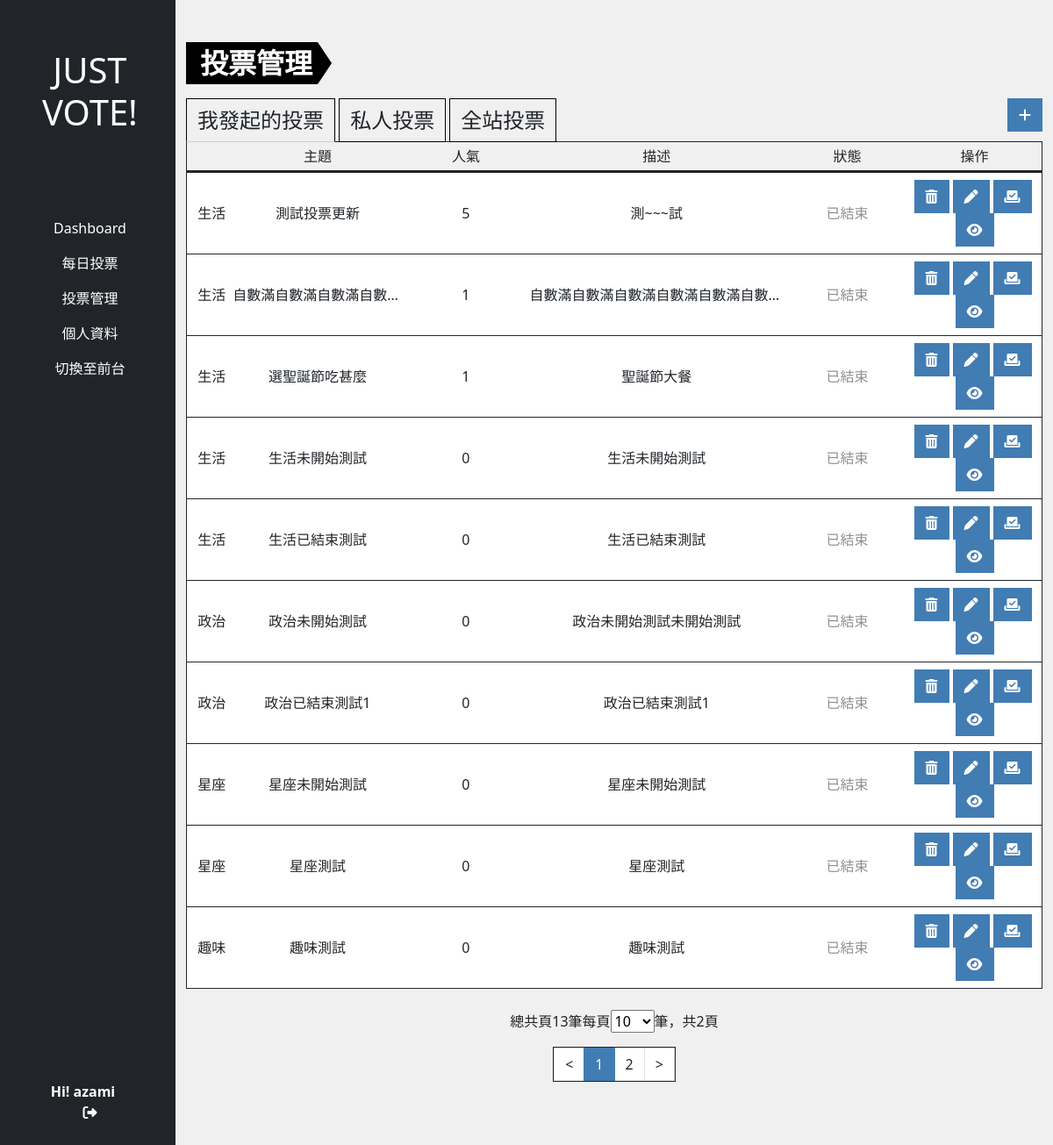
/admin.php?do=admin_survey (signed in), run on an earlier commit of the app's database.
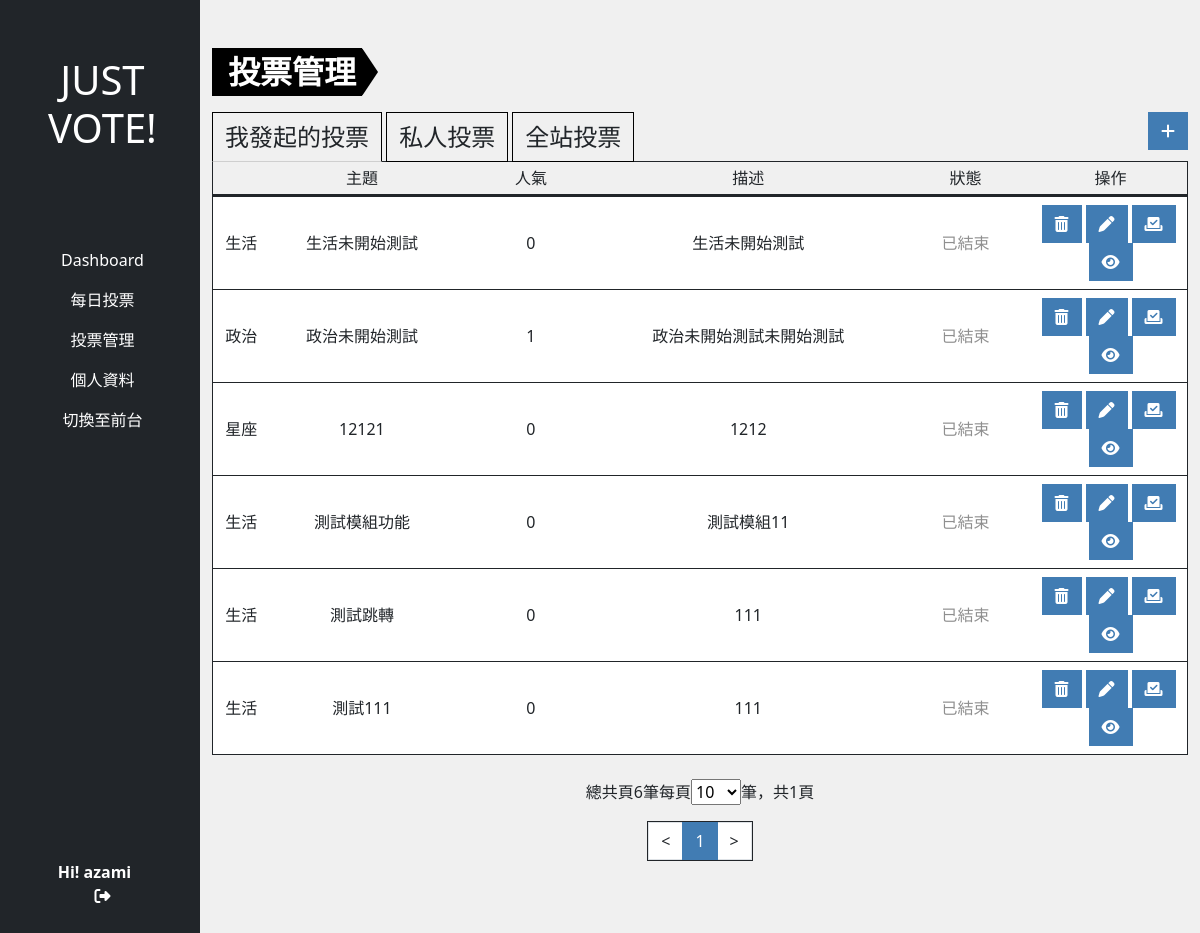
And on a later commit of the database.
### tables this page shows
CREATE TABLE `projectvote_subject_users` (
  `id` int(10) UNSIGNED NOT NULL,
  `subject_id` int(10) UNSIGNED NOT NULL,
  `account` varchar(128) NOT NULL,
  `auth` tinyint(3) UNSIGNED NOT NULL DEFAULT 0 COMMENT '權限\r\n0=owner\r\n1=member'
);

CREATE TABLE `projectvote_subject` (
  `id` int(10) UNSIGNED NOT NULL,
  `title` varchar(64) NOT NULL COMMENT '投票主題',
  `description` text DEFAULT NULL COMMENT '描述',
  `type` tinyint(3) UNSIGNED NOT NULL DEFAULT 0 COMMENT '投票類型',
  `vote` int(10) NOT NULL DEFAULT 0 COMMENT '被投票次數',
  `private` tinyint(1) NOT NULL DEFAULT 0 COMMENT '是否為私人投票',
  `category_id` int(10) UNSIGNED NOT NULL,
  `start_time` timestamp NOT NULL DEFAULT current_timestamp() COMMENT '開始時間',
  `end_time` timestamp NULL DEFAULT NULL COMMENT '結束時間',
  `created_at` timestamp NOT NULL DEFAULT current_timestamp(),
  `update_at` timestamp NOT NULL DEFAULT current_timestamp() ON UPDATE current_timestamp(),
  `check_num` int(10) UNSIGNED NOT NULL
);

CREATE TABLE `projectvote_subject_category` (
  `id` int(10) UNSIGNED NOT NULL,
  `category` varchar(32) NOT NULL
);

### db/base.php (called while the page is built, shortened)
<?php
$db = "mysql:local=localhost;charset=utf8;dbname=vote;";
$pdo = new PDO($db,"root","");
function all($table,...$args){
    global $pdo;
    $sql = "SELECT * FROM `$table`";
    if(isset($args[0])){
        if(is_array($args[0])){
            $input = [];
            foreach ($args[0] as $key => $value){
                $input[]="`$key`='$value'";
            }
            $sql = $sql." WHERE ".join(' && ',$input);
        }else{
            $sql = $sql . $args[0];
        }
        if(isset($args[1])){
            $sql = $sql . $args[1];
        }
    }
    return $pdo->query($sql)->fetchAll(PDO::FETCH_ASSOC);
}
function find($table,$id){
    global $pdo;
    $sql = "SELECT * FROM  `$table`";
    if(is_array($id)){
        $input = [];
        foreach($id as $key => $value){
            $input[]="`$key`='$value'";
        }
        $sql = $sql ." WHERE ". join(" && ",$input);
    }else {
        $sql = $sql . "WHERE `id`='$id'";
    }
    return $pdo->query($sql)->fetch(PDO::FETCH_ASSOC);
}
function countSql($table,...$arg){
    global $pdo;
    $sql = "SELECT COUNT(*) FROM `$table`";
    $input=[];
    if(isset($arg[0])){
        if(is_array($arg[0])){
            foreach($arg[0] as $key => $value){
                $input[]="`$key` = '$value'";
            }
            $sql.=" WHERE ".join(" AND ",$input);
        }else{
            $sql.=$arg[0];
        }
    }
    return $pdo->query($sql)->fetchColumn();
}
function replaceInput($action,$str){
    $action=strtolower($action);
    switch($action){
        case 'html':
            return preg_replace(['/</','/>/'], ['《','》'],$str);
        break;
    }
}
?>

### back/admin_survey.php (the view, shortened to what the changed rows need)
<?php
include_once "./db/base.php";
$listSet = $_GET['sheet'];
if($listSet=="own_list"){
  $identity=0;
}else if($listSet=="private_list"){
  $ownList = '';
  $privateList = "active";
  $allList = '';
  $identity=1;
}else{
  $ownList = '';
  $privateList = '';
  $allList = "active";
  $identity='';
}
$pageSetting = $_GET['pageSet']??10;
$pageRange = [10,30,50,100];
$pageActive = 1;
$pageStart = $pageActive - 1;
?>
<div class="d-flex">
<div class="admin container-xxl mt-5 pb-5">
      <main class="pt-3">
  <ul class="list-group list-group-container text-center">
  <?php
  if($identity!=''){
    $surveyList = all('projectvote_subject_users',['account'=>$_SESSION['user']['account'],'auth'=>$identity]," LIMIT $pageStart,$pageSetting");
    $surveyRows = countSql('projectvote_subject_users',['account'=>$_SESSION['user']['account'],'auth'=>$identity]);
  }else{
    $surveyList = all('projectvote_subject_users'," LIMIT $pageStart,$pageSetting");
    $surveyRows = countSql('projectvote_subject_users');
  }
    if(!empty($surveyList)){
      foreach($surveyList as $ownSurvey){
      $surveyDetail =  find('projectvote_subject',['id'=>$ownSurvey['subject_id']]);
      $categoryName= find('projectvote_subject_category',$surveyDetail['category_id'])['category'];
      $title = replaceInput('html',$surveyDetail['title']);
      $description = replaceInput('html',$surveyDetail['description']);
      $now = strtotime("now");
      $startTime = strtotime($surveyDetail['start_time']);
      $endTime = strtotime($surveyDetail['end_time']);
      if($now>$startTime&&$now<$endTime){
        $active = '進行中';
        $activeClass='text-danger';
      }else if($now<$startTime){
        $active = '未開始';
        $activeClass='text-sub';
      }else if($now>$endTime){
        $active = '已結束';
        $activeClass='text-sub';
      }
      ?>
      <li class="list-group-item d-flex align-items-center border-bottom border-1 border-dark px-1">
      <div class="w-5"><?=$categoryName?></div>
      <div class="w-20 text-collapse"><?=$title?></div>
      <div class="w-15"><?=$surveyDetail['vote']?></div>
      <div class="w-30 text-collapse"><?=$description?></div>
      <div class="w-15 <?=$activeClass?>"><?=$active?></div>
      <div class="w-15">
        <?php
        if($identity==0){
          if($active=='未開始'||$active=='已結束'){
            echo "<a href='?do=admin_survey&jsact=del_survey&id={$surveyDetail['id']}' class='btn btn-main me-1'><i class='fa-solid fa-trash-can del-option-btn'></i></a>";
            echo "<a href='?do=edit_survey&id={$surveyDetail['id']}' class='btn btn-main me-1'><i class='fa-solid fa-pen'></i></a>";
          }
          echo "<a href='index.php?do=vote_survey&id={$surveyDetail['id']}' class='btn btn-main me-1' data-bs-container='body' data-bs-toggle='popover' data-bs-placement='top' data-bs-trigger='hover' data-bs-content='至前台投票'><i class='fa-solid fa-check-to-slot'></i></a>";
          echo "<a href='?do=survey_result&id={$surveyDetail['id']}' class='btn btn-main'><i class='fa-solid fa-eye'></i></a>";
        }else if($identity==''){
          if($active=='未開始'||$active=='已結束'){
            echo "<a href='?do=admin_survey&jsact=del_survey&id={$surveyDetail['id']}' class='btn btn-main me-1'><i class='fa-solid fa-trash-can del-option-btn'></i></a>";
            echo "<a href='?do=edit_survey&id={$surveyDetail['id']}' class='btn btn-main me-1'><i class='fa-solid fa-pen'></i></a>";
            echo "<a href='?do=survey_result&id={$surveyDetail['id']}' class='btn btn-main'><i class='fa-solid fa-eye'></i></a>";
          }else{
            echo "<a class='btn btn-main me-1 disable' data-bs-container='body' data-bs-toggle='popover' data-bs-placement='top' data-bs-trigger='hover' data-bs-content='進行中投票無法刪除'><i class='fa-solid fa-trash-can del-option-btn'></i></a>";
            echo "<a href='?do=edit_survey&id={$surveyDetail['id']}' class='btn btn-main me-1'><i class='fa-solid fa-pen'></i></a>";
            echo "<a href='?do=survey_result&id={$surveyDetail['id']}' class='btn btn-main'><i class='fa-solid fa-eye'></i></a>";
          }
        }
      }
        ?>
    </div>
  </li>
    <?php
  }else{
    echo "<li class='list-group-item d-flex align-items-center border-bottom border-1 border-dark'>";
    echo "<div class='w-100'>尚無投票</div>";
    echo "</li>";
  }
  ?>
    </ul>
    <?php
    include "./layout/pagination.php";
    ?>
</div>
</div>
</main>
</div>
</div>

### layout/pagination.php (shortened to what the changed rows need)
  <?php
  if(!empty($surveyList)){
    ?>
<div class="page-control mx-auto w-fit-content py-4">
  <div class="page-list mb-3">
    <?php
    $pages = ceil($surveyRows/$pageSetting);
    echo "總共頁{$surveyRows}筆";
    echo "每頁";
    echo "<select name='pageSet' id='pageSet'>";
    foreach($pageRange as $range){
      if($range==$pageSetting){
        echo "<option value='$range' selected>$range</option>";
      }else{
        echo "<option value='$range'>$range</option>";
      }
    }
    echo "</select>筆，";
    echo "共{$pages}頁";
    ?>
</div>
<div class="pagination w-fit-content mx-auto border border-1 border-dark text-black">
<?php
$prevPage = $pageActive-1;
$nextPage = $pageActive+1;
$preDisable = '';
$nextDisable = '';
if($pages==1){
    $nextPage = $pages;
    $prevPage = $pages;
    $nextDisable = "disable";
    $preDisable = "disable";
}else if($pageActive==1){
    $prevPage = 1;
    $preDisable = "disable";
}else if($pageActive==$pages){
    $nextPage = $pages;
    $nextDisable = "disable";
}
$pagiRange =10;
if($pages>$pagiRange){
    if($pageActive > 5 && $pages-$pageActive>4){
        $pagiStart=$pageActive-4;
        $pagiFirstPage = "<li class='page-item'><a class='page-link text-dark' href='?do={$_GET['do']}&sheet={$_GET['sheet']}&pageSet={$pageSetting}&page=1'>1</a></li>...";
        $pagiLastPage = "...<li class='page-item'><a class='page-link text-dark' href='?do={$_GET['do']}&sheet={$_GET['sheet']}&pageSet={$pageSetting}&page={$pages}'>{$pages}</a></li>";
    }else if($pageActive > 5){
        $pagiStart=$pages-($pagiRange-2);
        $pagiFirstPage = "<li class='page-item'><a class='page-link text-dark' href='?do={$_GET['do']}&sheet={$_GET['sheet']}&pageSet={$pageSetting}&page=1'>1</a></li>...";
        $pagiLastPage = '';
    }else{
        $pagiStart=1;
        $pagiFirstPage = "";
        $pagiLastPage = "...<li class='page-item'><a class='page-link text-dark' href='?do={$_GET['do']}&sheet={$_GET['sheet']}&pageSet={$pageSetting}&page={$pages}'>{$pages}</a></li>";
    }
    $pageEnd = $pagiStart+($pagiRange-2);
}else{
    $pagiStart=1;
    $pageEnd = $pages;
}
$sheet=isset($_GET['sheet'])?"&sheet={$_GET['sheet']}":'';
$category=isset($_GET['category'])?"&category={$_GET['category']}":'';
echo "<li class='page-item $preDisable'><a class='page-link text-dark' href='?do={$_GET['do']}$sheet$category&pageSet={$pageSetting}&page={$prevPage}'><</a></li>";
for($i=$pagiStart;$i<=$pageEnd;$i++){
    if($i==$pageActive){
        echo "<li class='page-item active'><a class='page-link' href='?do={$_GET['do']}$sheet$category&pageSet={$pageSetting}&page={$i}'>{$i}</a></li>";
    }else{
        echo "<li class='page-item'><a class='page-link text-dark' href='?do={$_GET['do']}$sheet$category&pageSet={$pageSetting}&page={$i}'>{$i}</a></li>";
    }
}
echo "<li class='page-item $nextDisable'><a class='page-link text-dark' href='?do={$_GET['do']}$sheet$category&pageSet={$pageSetting}&page={$nextPage}'>></a></li>";
?>
<?php
  }
  ?>

What changed in the data, as far as the page shows it:
removed projectvote_subject_users: projectvote_subject.category_id "生活", projectvote_subject.title "測試投票更新", projectvote_subject.vote "5", projectvote_subject.description "測~~~試", projectvote_subject.end_time "已結束"
removed projectvote_subject_users: projectvote_subject.category_id "生活", projectvote_subject.title "自數滿自數滿自數滿自數…", projectvote_subject.vote "1", projectvote_subject.description "自數滿自數滿自數滿自數滿自數滿自數…", projectvote_subject.end_time "已結束"
removed projectvote_subject_users: projectvote_subject.category_id "生活", projectvote_subject.title "選聖誕節吃甚麼", projectvote_subject.vote "1", projectvote_subject.description "聖誕節大餐", projectvote_subject.end_time "已結束"
removed projectvote_subject_users: projectvote_subject.category_id "生活", projectvote_subject.title "生活已結束測試", projectvote_subject.vote "0", projectvote_subject.description "生活已結束測試", projectvote_subject.end_time "已結束"
removed projectvote_subject_users: projectvote_subject.category_id "政治", projectvote_subject.title "政治已結束測試1", projectvote_subject.vote "0", projectvote_subject.description "政治已結束測試1", projectvote_subject.end_time "已結束"
removed projectvote_subject_users: projectvote_subject.category_id "星座", projectvote_subject.title "星座未開始測試", projectvote_subject.vote "0", projectvote_subject.description "星座未開始測試", projectvote_subject.end_time "已結束"
removed projectvote_subject_users: projectvote_subject.category_id "星座", projectvote_subject.title "星座測試", projectvote_subject.vote "0", projectvote_subject.description "星座測試", projectvote_subject.end_time "已結束"
removed projectvote_subject_users: projectvote_subject.category_id "趣味", projectvote_subject.title "趣味測試", projectvote_subject.vote "0", projectvote_subject.description "趣味測試", projectvote_subject.end_time "已結束"
changed through a linked row, projectvote_subject_users "政治": projectvote_subject.vote "0" → "1"
added projectvote_subject_users: projectvote_subject.category_id "星座", projectvote_subject.title "12121", projectvote_subject.vote "0", projectvote_subject.description "1212", projectvote_subject.end_time "已結束"
added projectvote_subject_users: projectvote_subject.category_id "生活", projectvote_subject.title "測試模組功能", projectvote_subject.vote "0", projectvote_subject.description "測試模組11", projectvote_subject.end_time "已結束"
added projectvote_subject_users: projectvote_subject.category_id "生活", projectvote_subject.title "測試跳轉", projectvote_subject.vote "0", projectvote_subject.description "111", projectvote_subject.end_time "已結束"
added projectvote_subject_users: projectvote_subject.category_id "生活", projectvote_subject.title "測試111", projectvote_subject.vote "0", projectvote_subject.description "111", projectvote_subject.end_time "已結束"
Also different on the page:
$surveyRows: "13" → "6"
$pages: "2" → "1"
list line gone: "2"
